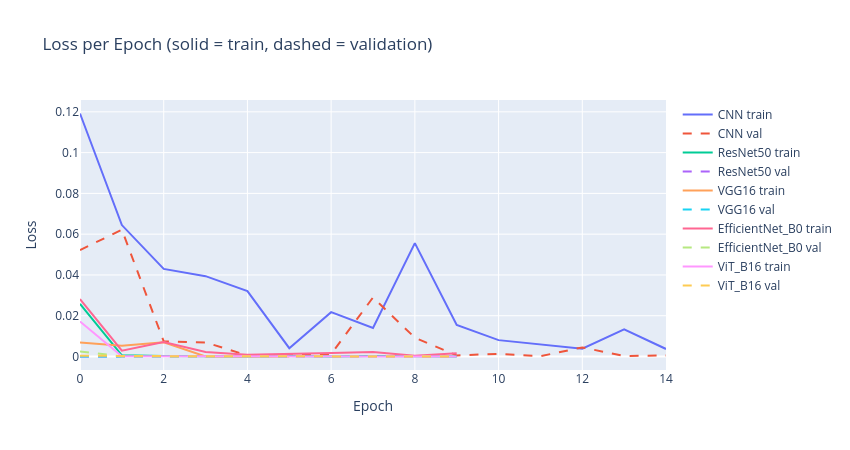
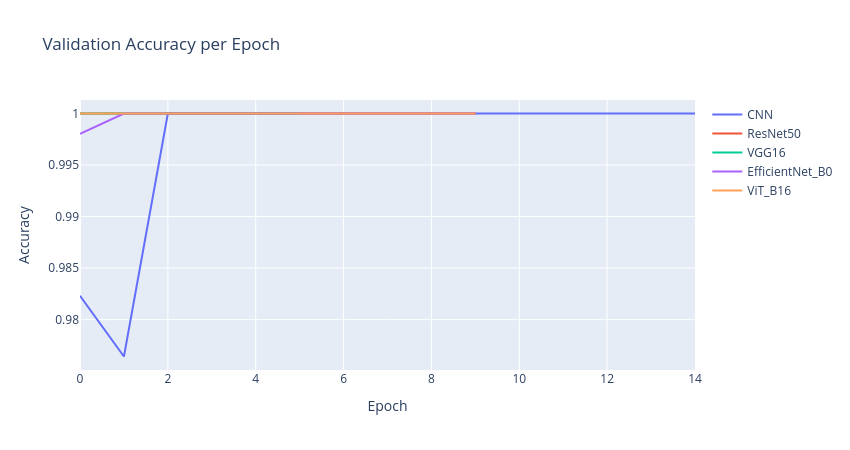

Notebook code for these charts, in order:
### Markdown cell above
### Training curves (overfitting check):

### Code cell
histories = {}
for name, var in [("CNN", "cnn"), ("ResNet50", "resnet"), ("VGG16", "vgg"), ("EfficientNet_B0", "effnet"), ("ViT_B16", "vit")]:
    if var + "_history" in globals():
        histories[name] = globals()[var + "_history"]

fig = go.Figure()
for name, h in histories.items():
    fig.add_scatter(y=h["train_loss"], mode="lines", name=name + " train")
    fig.add_scatter(y=h["val_loss"], mode="lines", line=dict(dash="dash"), name=name + " val")
fig.update_layout(height=450, width=850, title="Loss per Epoch (solid = train, dashed = validation)",
                  xaxis_title="Epoch", yaxis_title="Loss")
fig.show()

fig = go.Figure()
for name, h in histories.items():
    fig.add_scatter(y=h["val_acc"], mode="lines", name=name)
fig.update_layout(height=450, width=850, title="Validation Accuracy per Epoch",
                  xaxis_title="Epoch", yaxis_title="Accuracy")
fig.show()

### Figure 1 — Plotly figure (JSON) as saved in the notebook; plotly's stock layout.template omitted (floating-point values rounded to 4 significant figures)
{"data": [{"mode": "lines", "name": "CNN train", "type": "scatter", "y": [0.1192, 0.06446, 0.04296, 0.0394, 0.03209, 0.004083, 0.02176, 0.01395, 0.0556, 0.01545, 0.008032, 0.005841, 0.003831, 0.01328, 0.003694]}, {"line": {"dash": "dash"}, "mode": "lines", "name": "CNN val", "type": "scatter", "y": [0.05219, 0.06218, 0.007409, 0.006891, 0.000572, 0.0005614, 0.001148, 0.02897, 0.009221, 0.0005165, 0.001312, 0.0001731, 0.004452, 0.0002458, 0.0004933]}, {"mode": "lines", "name": "ResNet50 train", "type": "scatter", "y": [0.02582, 0.0005989, 0.000227, 6.514e-05, 5.036e-05, 0.0001988, 1.825e-05, 0.0002229, 8.177e-06, 1.618e-05]}, {"line": {"dash": "dash"}, "mode": "lines", "name": "ResNet50 val", "type": "scatter", "y": [2.869e-05, 3.476e-05, 1.279e-05, 8.053e-06, 1.596e-05, 7.914e-06, 2.275e-05, 7.377e-06, 2.698e-06, 1.132e-05]}, {"mode": "lines", "name": "VGG16 train", "type": "scatter", "y": [0.006892, 0.005234, 0.006931, 4.589e-10, 0, 0]}, {"line": {"dash": "dash"}, "mode": "lines", "name": "VGG16 val", "type": "scatter", "y": [0, 1.974e-07, 0, 0, 0, 0]}, {"mode": "lines", "name": "EfficientNet_B0 train", "type": "scatter", "y": [0.02818, 0.002862, 0.007135, 0.002209, 0.000801, 0.001156, 0.001717, 0.002262, 0.0003795, 0.001573]}, {"line": {"dash": "dash"}, "mode": "lines", "name": "EfficientNet_B0 val", "type": "scatter", "y": [0.002503, 4.224e-05, 3.609e-05, 1.142e-05, 2.189e-05, 1.326e-06, 1.221e-06, 6.244e-06, 1.123e-06, 0.0001071]}, {"mode": "lines", "name": "ViT_B16 train", "type": "scatter", "y": [0.01715, 0.0001648, 8.274e-05, 3.803e-05, 2.273e-05, 1.904e-05, 1.933e-05, 1.121e-05, 1.038e-05, 1.028e-05]}, {"line": {"dash": "dash"}, "mode": "lines", "name": "ViT_B16 val", "type": "scatter", "y": [0.000369, 0.000192, 0.0001232, 0.0001025, 8.067e-05, 6.578e-05, 5.275e-05, 4.428e-05, 3.894e-05, 3.391e-05]}], "layout": {"height": 450, "title": {"text": "Loss per Epoch (solid = train, dashed = validation)"}, "width": 850, "xaxis": {"title": {"text": "Epoch"}}, "yaxis": {"title": {"text": "Loss"}}}}

### Figure 2 — Plotly figure (JSON) as saved in the notebook; plotly's stock layout.template omitted (floating-point values rounded to 4 significant figures)
{"data": [{"mode": "lines", "name": "CNN", "type": "scatter", "y": [0.9823, 0.9764, 1, 1, 1, 1, 1, 1, 1, 1, 1, 1, 1, 1, 1]}, {"mode": "lines", "name": "ResNet50", "type": "scatter", "y": [1, 1, 1, 1, 1, 1, 1, 1, 1, 1]}, {"mode": "lines", "name": "VGG16", "type": "scatter", "y": [1, 1, 1, 1, 1, 1]}, {"mode": "lines", "name": "EfficientNet_B0", "type": "scatter", "y": [0.998, 1, 1, 1, 1, 1, 1, 1, 1, 1]}, {"mode": "lines", "name": "ViT_B16", "type": "scatter", "y": [1, 1, 1, 1, 1, 1, 1, 1, 1, 1]}], "layout": {"height": 450, "title": {"text": "Validation Accuracy per Epoch"}, "width": 850, "xaxis": {"title": {"text": "Epoch"}}, "yaxis": {"title": {"text": "Accuracy"}}}}
